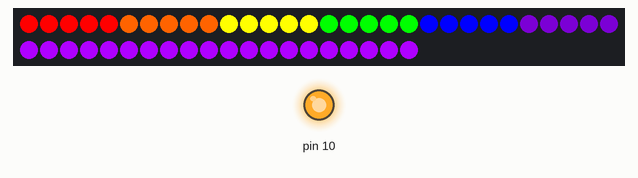
The sketch below on a simulated Arduino Uno, built with avr-gcc and run on an emulated ATmega328P. On the bench: 50 RGB LEDs in strip order, left to right, continuing on the next row, output pins drawn as LEDs (lit = HIGH). Wiring (inferred from the names in the program): WS2801 LEDs: SPI.

Above: at 0.1 s.
At 0.77 s:
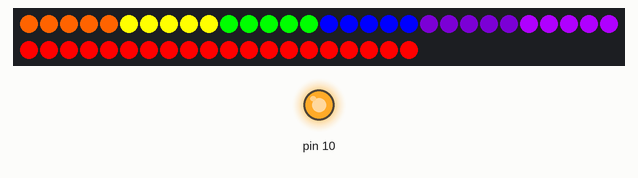
At 1.6 s:
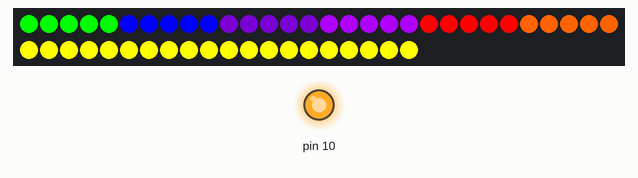
At 2.27 s:
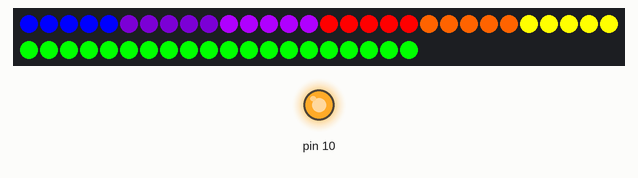
At 2.77 s:
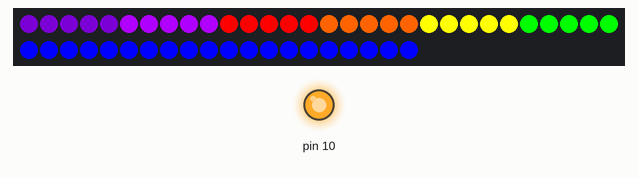
At 3.27 s:
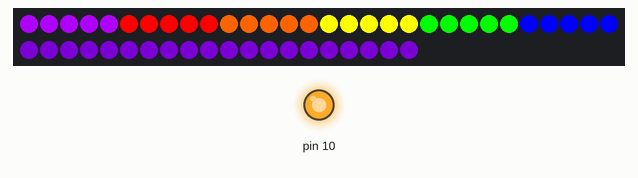

The sketch:

ethernest-logo-leds.ino
```cpp
/*
 * This is the code for a 50 LED chain made
 * of two 25-pixel of WS2801-powered LED strings.
 * The configuration is below.
 *
 * LED wire layout:
 * 	Red=5V DC
 * 	Green=Clock
 * 	Yellow=Data
 * 	Blue=Ground
 *
 * MSP430G2553:
 * 	PIN1.5=Clock/Green
 * 	PIN1.7=Data/Yellow
 * 	GND=Ground/Blue
 *
 * Arduino Uno:
 * 	PIN13=Clock/Green
 * 	PIN11=Data/Yellow
 * 	GND=Ground/Blue
 *
 * LED number to corresponding letter
 * 	[0,4] + 5*i => i'th letter (not E)
 * 	[30,49] => the letter E
 */
#include <SPI.h>

int offset = 0;

void setup()
{
	SPI.begin();
}

void loop()
{
	int delaySpeed = 500;

 	// For the letters THRNST
	for(int i=0; i < 6; i++){
		for(int j=0; j<5; j++){
		    color((i + offset) % 7);
		}
	}

	// For the E
	for(int i=0; i<20; i++){
	    color((6 + offset) % 7);
	}
	offset = (offset + 1) % 7;
	delay(delaySpeed);
}

void red() {
  SPI.transfer(0xFF);
  SPI.transfer(0x00);
  SPI.transfer(0x00);
}
void orange() {
  SPI.transfer(0xFF);
  SPI.transfer(0x63);
  SPI.transfer(0x00);
}
void yellow() {
  SPI.transfer(0xFF);
  SPI.transfer(0xFF);
  SPI.transfer(0x00);
}
void green() {
  SPI.transfer(0x00);
  SPI.transfer(0xFF);
  SPI.transfer(0x00);
}
void blue() {
  SPI.transfer(0x00);
  SPI.transfer(0x00);
  SPI.transfer(0xFF);
}
void indigo() {
  SPI.transfer(0x4B);
  SPI.transfer(0x00);
  SPI.transfer(0x82);
}
void violet() {
  SPI.transfer(0xAF);
  SPI.transfer(0x00);
  SPI.transfer(0xFF);
}
void black() {
  SPI.transfer(0x00);
  SPI.transfer(0x00);
  SPI.transfer(0x00);
}
void white() {
  SPI.transfer(0xFF);
  SPI.transfer(0xFF);
  SPI.transfer(0xFF);
}

void color(int color) {
	switch (color) {
		case 0:
			red();
			break;
		case 1:
			orange();
			break;
		case 2:
			yellow();
			break;
		case 3:
			green();
			break;
		case 4:
			blue();
			break;
		case 5:
			indigo();
			break;
		case 6:
			violet();
			break;
		default:
			black();
	}
}
```

Measured:
- by itself, everything shown: repeats every 3.5 s, in 7 steps
- what the display in image 0 shows lasts 0.5 s, from 0.0 s to 0.5 s
